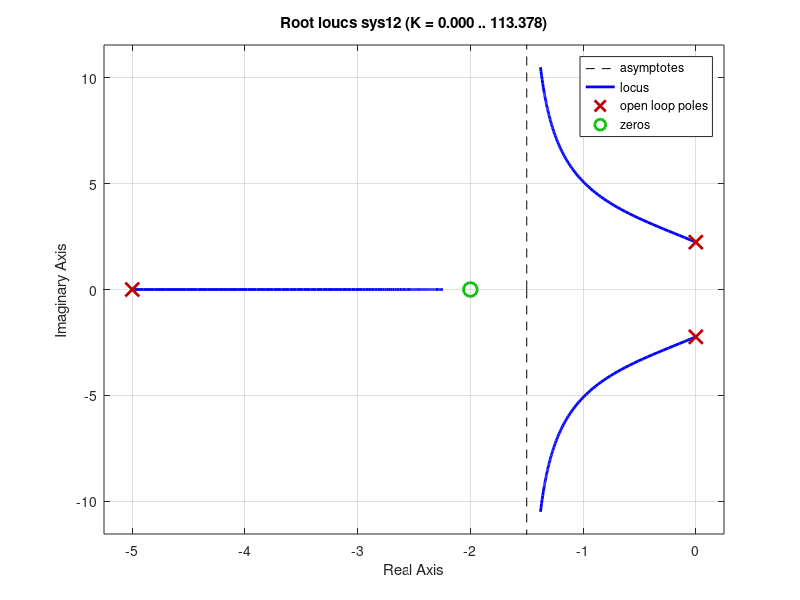

Write MATLAB code to recreate this figure.
sys5a = tf([1],[1 3 10]);
rlocus(sys5a);
%%
sys5b = tf([1],[1 3 10 0]);
rlocus(sys5b);
%%
sys6a = tf([1],[1 8 0 0]);
rlocus(sys6a);
%%
sys6b = tf([1],[1 8 0 0 0]);
rlocus(sys6b);
%%
sys6d = tf([1 3],[1 8 0 0]);
rlocus(sys6d);
%%
%here is where you left off
sys7a = tf([1 2],[1 12 32 20 0]);
rlocus(sys7a);
%%
sys7c = tf([1 4 4],[1 16 85 250 0 0]);
rlocus(sys7c);
%%
sys7e = tf([1 2 2],[1 5 6 0 0]);
rlocus(sys7e);
%%
sys12 = tf([1 2],[1 5 5 25]);
rlocus(sys12);